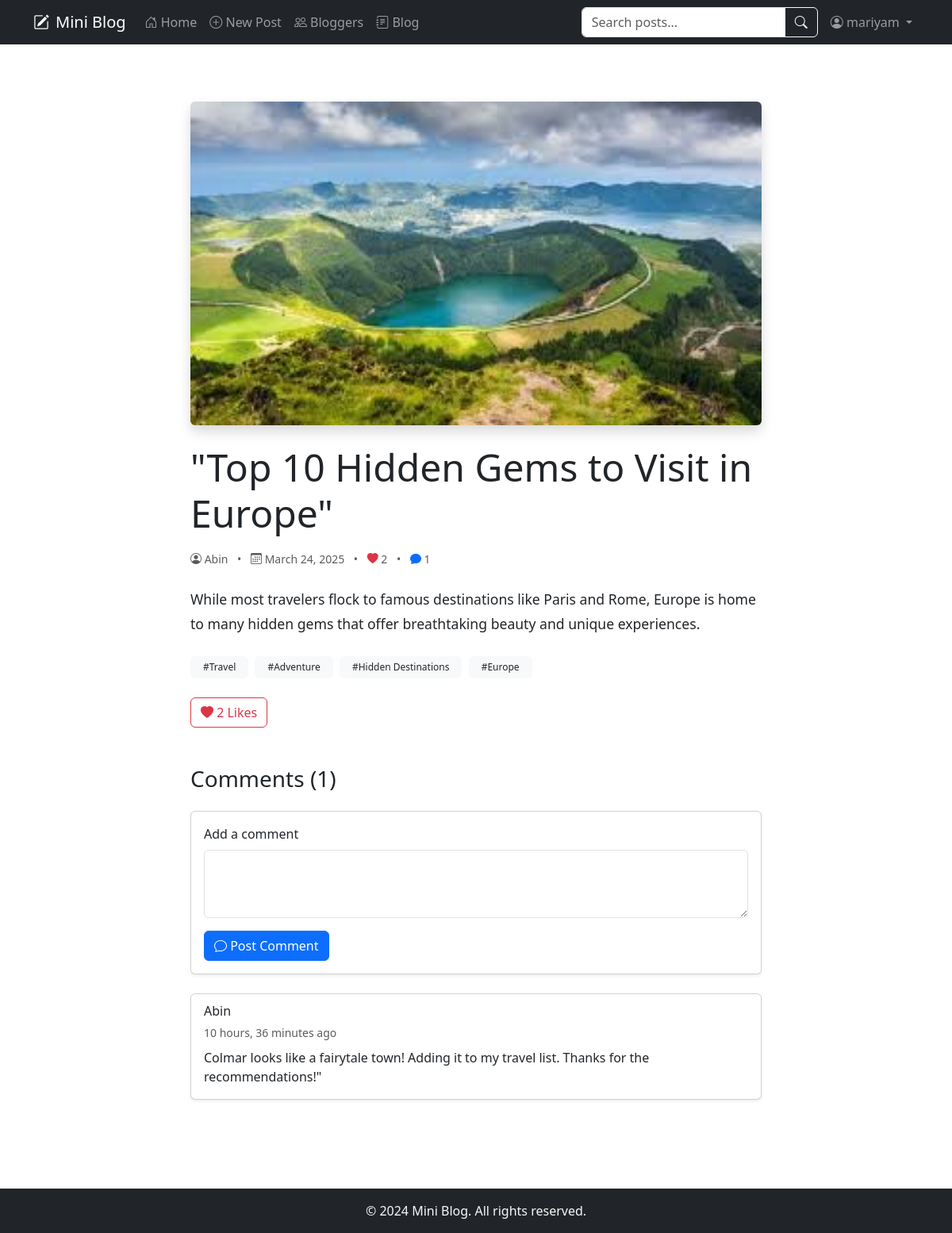
Page /post/top-10-hidden-gems-to-visit-in-europe/ (signed in) on the committed database.
### blog/models.py (models this page shows, shortened)
class Post(models.Model):
    title = models.CharField(max_length=200)
    slug = models.SlugField(unique=True, blank=True)
    content = RichTextField()
    author = models.ForeignKey(User, on_delete=models.CASCADE)
    created_date = models.DateTimeField(auto_now_add=True)
    updated_date = models.DateTimeField(auto_now=True)
    image = models.ImageField(upload_to='blog_images/', blank=True, null=True)
    tags = TaggableManager()
    likes = models.ManyToManyField(User, related_name='blog_posts')
    total_likes = models.IntegerField(default=0)
    def total_likes(self):
        return self.likes.count()
    class Meta:
        ordering = ['-created_date']

class Comment(models.Model):
    post = models.ForeignKey(Post, on_delete=models.CASCADE, related_name='comments')
    author = models.ForeignKey(User, on_delete=models.CASCADE)
    content = models.TextField()
    created_date = models.DateTimeField(auto_now_add=True)
    class Meta:
        ordering = ['created_date']

### blog/views.py (the view)
# urls.py: path('post/<slug:slug>/', views.PostDetailView.as_view(), name='post_detail'),
class PostDetailView(DetailView):
    model = Post
    template_name = 'blog/post_detail.html'
    def get_context_data(self, **kwargs):
        context = super().get_context_data(**kwargs)
        context['comment_form'] = CommentForm()
        return context

### blog/forms.py
class CommentForm(forms.ModelForm):
    class Meta:
        model = Comment
        fields = ['content']
        widgets = {
            'content': forms.Textarea(attrs={'rows': 4}),
        }

### blog/templates/blog/post_detail.html (shortened to what this page needs)
{% extends 'blog/base.html' %}
{% load static %}
{% block content %}
<div class="container py-5">
    <div class="row justify-content-center">
        <div class="col-lg-8">
            <article class="blog-post">
                {% if post.image %}
                <div class="post-image mb-4">
                    <img src="{{ post.image.url }}" class="img-fluid rounded shadow" alt="{{ post.title }}">
                </div>
                {% endif %}
                <h1 class="display-5 mb-3">{{ post.title }}</h1>
                <div class="post-meta text-muted mb-4">
                    <small>
                        <i class="bi bi-person-circle"></i> {{ post.author }}
                        <span class="mx-2">•</span>
                        <i class="bi bi-calendar3"></i> {{ post.created_date|date:"F d, Y" }}
                        <span class="mx-2">•</span>
                        <i class="bi bi-heart-fill text-danger"></i> {{ post.total_likes }}
                        <span class="mx-2">•</span>
                        <i class="bi bi-chat-fill text-primary"></i> {{ post.comments.count }}
                    </small>
                </div>
                <div class="post-content mb-4">
                    {{ post.content|safe }}
                </div>
                {% if post.tags.all %}
                <div class="post-tags mb-4">
                    {% for tag in post.tags.all %}
                    <a href="{% url 'post_list_by_tag' tag.slug %}" class="badge bg-light text-dark text-decoration-none me-1">
                        #{{ tag.name }}
                    </a>
                    {% endfor %}
                </div>
                {% endif %}
                <div class="d-flex justify-content-between align-items-center mb-5">
                    {% if user.is_authenticated %}
                        <form action="{% url 'post_like' post.slug %}" method="post" class="d-inline">
                            <button type="submit" class="btn btn-outline-danger">
                                <i class="bi bi-heart{% if user in post.likes.all %}-fill{% endif %}"></i>
                                {{ post.total_likes }} Like{{ post.total_likes|pluralize }}
                            </button>
                        </form>
                    {% else %}
                        <a href="{% url 'login' %}" class="btn btn-outline-danger">
                            <i class="bi bi-heart"></i> {{ post.total_likes }} Like{{ post.total_likes|pluralize }}
                            <small>(Login to like)</small>
                        </a>
                    {% endif %}
                </div>
                <div class="comments-section mt-5">
                    <h3 class="mb-4">Comments ({{ post.comments.count }})</h3>
                    {% if user.is_authenticated %}
                        <div class="card shadow-sm mb-4">
                            <div class="card-body">
                                <form method="post" action="{% url 'add_comment' post.slug %}">
                                    <div class="mb-3">
                                        <label for="content" class="form-label">Add a comment</label>
                                        <textarea class="form-control" id="content" name="content" rows="3" required></textarea>
                                    </div>
                                    <button type="submit" class="btn btn-primary">
                                        <i class="bi bi-chat"></i> Post Comment
                                    </button>
                                </form>
                            </div>
                        </div>
                    {% else %}
                        <div class="alert alert-info">
                            <i class="bi bi-info-circle"></i>
                            Please <a href="{% url 'login' %}" class="alert-link">login</a> to leave a comment.
                        </div>
                    {% endif %}
                    {% for comment in post.comments.all %}
                    <div class="card shadow-sm mb-3">
                        <div class="card-body">
                            <div class="d-flex justify-content-between align-items-start">
                                <div class="d-flex align-items-center">
                                    <div>
                                        <h6 class="card-subtitle mb-1">{{ comment.author }}</h6>
                                        <small class="text-muted">{{ comment.created_date|timesince }} ago</small>
                                    </div>
                                </div>
                            </div>
                            <p class="card-text mt-2">{{ comment.content }}</p>
                        </div>
                    </div>
                    {% empty %}
                    <div class="text-center text-muted py-4">
                        <p>No comments yet. Be the first to comment!</p>
                    </div>
                    {% endfor %}
                </div>
            </article>
        </div>
    </div>
</div>
{% endblock %}

### blog/templates/blog/base.html (shortened to what this page needs)
<!DOCTYPE html>
<html lang="en">
<head>
    <link href="https://cdn.jsdelivr.net/npm/bootstrap@5.3.0/dist/css/bootstrap.min.css" rel="stylesheet">
    <link rel="stylesheet" href="https://cdn.jsdelivr.net/npm/bootstrap-icons@1.7.2/font/bootstrap-icons.css">
</head>
<body>
    <nav class="navbar navbar-expand-lg navbar-dark bg-dark mb-4">
        <div class="container">
            <a class="navbar-brand d-flex align-items-center" href="{% url 'home' %}">
                <i class="bi bi-pencil-square me-2"></i>
                Mini Blog
            </a>
            <div class="collapse navbar-collapse" id="navbarNav">
                <ul class="navbar-nav me-auto">
                    <li class="nav-item">
                        <a class="nav-link" href="{% url 'home' %}">
                            <i class="bi bi-house-door"></i> Home
                        </a>
                    </li>
                    {% if user.is_authenticated %}
                    <li class="nav-item">
                        <a class="nav-link" href="{% url 'post_create' %}">
                            <i class="bi bi-plus-circle"></i> New Post
                        </a>
                    </li>
                    <li class="nav-item">
                        <a class="nav-link" href="{% url 'bloggers' %}">
                            <i class="bi bi-people"></i> Bloggers
                        </a>
                    </li>
                    {% endif %}
                    <li class="nav-item">
                        <a class="nav-link" href="{% url 'blog' %}">
                            <i class="bi bi-journal-text"></i> Blog
                        </a>
                    </li>
                </ul>
                <form class="d-flex me-2" action="{% url 'post_search' %}" method="get">
                    <div class="input-group">
                        <input class="form-control" type="search" name="q" placeholder="Search posts..." aria-label="Search">
                        <button class="btn btn-outline-light" type="submit">
                            <i class="bi bi-search"></i>
                        </button>
                    </div>
                </form>
                <ul class="navbar-nav">
                    {% if user.is_authenticated %}
                    <li class="nav-item dropdown">
                        <a class="nav-link dropdown-toggle" href="#" id="userDropdown" role="button" data-bs-toggle="dropdown">
                            <i class="bi bi-person-circle"></i> {{ user.username }}
                        </a>
                    </li>
                    {% endif %}
                </ul>
            </div>
        </div>
    </nav>
    <div class="container">
        {% block content %}
        {% endblock %}
    </div>
    <footer class="bg-dark text-light mt-5 py-3">
        <div class="container text-center">
            <p class="mb-0">&copy; 2024 Mini Blog. All rights reserved.</p>
        </div>
    </footer>
</body>
</html>

### blog/templates/blog/post_detail.html (style rules this page uses)
.post-image img { max-height: 500px; width: 100%; object-fit: cover; }
.post-content { line-height: 1.8; font-size: 1.1rem; }
.post-tags .badge { padding: 0.5rem 1rem; font-weight: normal; }

### rows in the picture
Post: image (picture), title "\"Top 10 Hidden Gems to Visit in Europe\"", author "Abin", created_date "March 24, 2025", total_likes "2", comments.count "1", content "While most travelers flock to famous destinations like Paris and Rome, Europe is home to many hidden gems that offer breathtaking beauty and unique experiences."
Tag: name "Travel"
Tag: name "Adventure"
Tag: name "Hidden Destinations"
Tag: name "Europe"
Comment: author "Abin", created_date "10 hours, 36 minutes", content "Colmar looks like a fairytale town! Adding it to my travel list. Thanks for the recommendations!\""

### other values in the picture
{{ user.username }} "mariyam"
